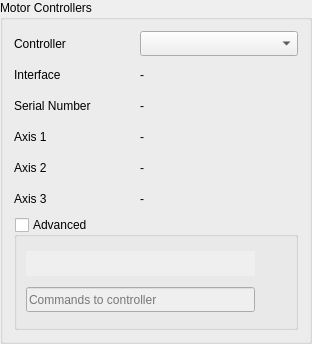
         <widget class="QGroupBox" name="groupControllers">
          <property name="sizePolicy">
           <sizepolicy hsizetype="Fixed" vsizetype="Fixed">
            <horstretch>0</horstretch>
            <verstretch>0</verstretch>
           </sizepolicy>
          </property>
          <property name="minimumSize">
           <size>
            <width>312</width>
            <height>344</height>
           </size>
          </property>
          <property name="maximumSize">
           <size>
            <width>312</width>
            <height>344</height>
           </size>
          </property>
          <property name="title">
           <string>Motor Controllers</string>
          </property>
          <layout class="QGridLayout" name="gridControllers_2">
           <item row="0" column="1">
            <widget class="QComboBox" name="comboController">
             <property name="sizePolicy">
              <sizepolicy hsizetype="Fixed" vsizetype="Fixed">
               <horstretch>0</horstretch>
               <verstretch>0</verstretch>
              </sizepolicy>
             </property>
             <property name="minimumSize">
              <size>
               <width>140</width>
               <height>25</height>
              </size>
             </property>
             <property name="maximumSize">
              <size>
               <width>160</width>
               <height>25</height>
              </size>
             </property>
             <property name="layoutDirection">
              <enum>Qt::LeftToRight</enum>
             </property>
            </widget>
           </item>
           <item row="7" column="1">
            <widget class="QLabel" name="lblAxis3Value">
             <property name="sizePolicy">
              <sizepolicy hsizetype="Fixed" vsizetype="Fixed">
               <horstretch>0</horstretch>
               <verstretch>0</verstretch>
              </sizepolicy>
             </property>
             <property name="minimumSize">
              <size>
               <width>140</width>
               <height>25</height>
              </size>
             </property>
             <property name="maximumSize">
              <size>
               <width>160</width>
               <height>25</height>
              </size>
             </property>
             <property name="text">
              <string>-</string>
             </property>
             <property name="alignment">
              <set>Qt::AlignLeading|Qt::AlignLeft|Qt::AlignVCenter</set>
             </property>
            </widget>
           </item>
           <item row="5" column="0">
            <widget class="QLabel" name="lblAxis1">
             <property name="sizePolicy">
              <sizepolicy hsizetype="Fixed" vsizetype="Fixed">
               <horstretch>0</horstretch>
               <verstretch>0</verstretch>
              </sizepolicy>
             </property>
             <property name="minimumSize">
              <size>
               <width>120</width>
               <height>25</height>
              </size>
             </property>
             <property name="maximumSize">
              <size>
               <width>120</width>
               <height>25</height>
              </size>
             </property>
             <property name="text">
              <string>Axis 1</string>
             </property>
            </widget>
           </item>
           <item row="5" column="1">
            <widget class="QLabel" name="lblAxis1Value">
             <property name="sizePolicy">
              <sizepolicy hsizetype="Fixed" vsizetype="Fixed">
               <horstretch>0</horstretch>
               <verstretch>0</verstretch>
              </sizepolicy>
             </property>
             <property name="minimumSize">
              <size>
               <width>140</width>
               <height>25</height>
              </size>
             </property>
             <property name="maximumSize">
              <size>
               <width>160</width>
               <height>25</height>
              </size>
             </property>
             <property name="text">
              <string>-</string>
             </property>
             <property name="alignment">
              <set>Qt::AlignLeading|Qt::AlignLeft|Qt::AlignVCenter</set>
             </property>
            </widget>
           </item>
           <item row="6" column="0">
            <widget class="QLabel" name="lblAxis2">
             <property name="sizePolicy">
              <sizepolicy hsizetype="Fixed" vsizetype="Fixed">
               <horstretch>0</horstretch>
               <verstretch>0</verstretch>
              </sizepolicy>
             </property>
             <property name="minimumSize">
              <size>
               <width>120</width>
               <height>25</height>
              </size>
             </property>
             <property name="maximumSize">
              <size>
               <width>120</width>
               <height>25</height>
              </size>
             </property>
             <property name="text">
              <string>Axis 2</string>
             </property>
            </widget>
           </item>
           <item row="6" column="1">
            <widget class="QLabel" name="lblAxis2Value">
             <property name="sizePolicy">
              <sizepolicy hsizetype="Fixed" vsizetype="Fixed">
               <horstretch>0</horstretch>
               <verstretch>0</verstretch>
              </sizepolicy>
             </property>
             <property name="minimumSize">
              <size>
               <width>140</width>
               <height>25</height>
              </size>
             </property>
             <property name="maximumSize">
              <size>
               <width>160</width>
               <height>25</height>
              </size>
             </property>
             <property name="text">
              <string>-</string>
             </property>
             <property name="alignment">
              <set>Qt::AlignLeading|Qt::AlignLeft|Qt::AlignVCenter</set>
             </property>
            </widget>
           </item>
           <item row="7" column="0">
            <widget class="QLabel" name="lblAxis3">
             <property name="sizePolicy">
              <sizepolicy hsizetype="Fixed" vsizetype="Fixed">
               <horstretch>0</horstretch>
               <verstretch>0</verstretch>
              </sizepolicy>
             </property>
             <property name="minimumSize">
              <size>
               <width>120</width>
               <height>25</height>
              </size>
             </property>
             <property name="maximumSize">
              <size>
               <width>120</width>
               <height>25</height>
              </size>
             </property>
             <property name="text">
              <string>Axis 3</string>
             </property>
            </widget>
           </item>
           <item row="8" column="0" colspan="2">
            <widget class="QGroupBox" name="groupContAdvanced">
             <property name="title">
              <string>Advanced</string>
             </property>
             <property name="checkable">
              <bool>true</bool>
             </property>
             <property name="checked">
              <bool>false</bool>
             </property>
             <layout class="QGridLayout" name="gridContAdvanced_2">
              <item row="0" column="0">
               <widget class="QLineEdit" name="dispContResult">
                <property name="minimumSize">
                 <size>
                  <width>0</width>
                  <height>25</height>
                 </size>
                </property>
                <property name="palette">
                 <palette>
                  <active>
                   <colorrole role="Text">
                    <brush brushstyle="SolidPattern">
                     <color alpha="255">
                      <red>0</red>
                      <green>0</green>
                      <blue>161</blue>
                     </color>
                    </brush>
                   </colorrole>
                  </active>
                  <inactive>
                   <colorrole role="Text">
                    <brush brushstyle="SolidPattern">
                     <color alpha="255">
                      <red>0</red>
                      <green>0</green>
                      <blue>161</blue>
                     </color>
                    </brush>
                   </colorrole>
                  </inactive>
                  <disabled>
                   <colorrole role="Text">
                    <brush brushstyle="SolidPattern">
                     <color alpha="255">
                      <red>139</red>
                      <green>142</green>
                      <blue>142</blue>
                     </color>
                    </brush>
                   </colorrole>
                  </disabled>
                 </palette>
                </property>
                <property name="focusPolicy">
                 <enum>Qt::NoFocus</enum>
                </property>
                <property name="toolTip">
                 <string>&lt;html&gt;&lt;head/&gt;&lt;body&gt;&lt;p&gt;Up arrow key picks up the previous command.&lt;/p&gt;&lt;p&gt;Down arrow key clears the current command.&lt;/p&gt;&lt;p&gt;Return or Enter key executes the current command&lt;/p&gt;&lt;/body&gt;&lt;/html&gt;</string>
                </property>
                <property name="frame">
                 <bool>false</bool>
                </property>
                <property name="readOnly">
                 <bool>true</bool>
                </property>
               </widget>
              </item>
              <item row="0" column="1">
               <widget class="QPushButton" name="pushContSend">
                <property name="sizePolicy">
                 <sizepolicy hsizetype="Fixed" vsizetype="Fixed">
                  <horstretch>0</horstretch>
                  <verstretch>0</verstretch>
                 </sizepolicy>
                </property>
                <property name="minimumSize">
                 <size>
                  <width>25</width>
                  <height>25</height>
                 </size>
                </property>
                <property name="maximumSize">
                 <size>
                  <width>25</width>
                  <height>25</height>
                 </size>
                </property>
                <property name="toolTip">
                 <string>Send Command to Controller. Do not read.</string>
                </property>
                <property name="text">
                 <string/>
                </property>
                <property name="icon">
                 <iconset resource="../include/icons.qrc">
                  <normaloff>:/icons/images/oneway.png</normaloff>:/icons/images/oneway.png</iconset>
                </property>
                <property name="iconSize">
                 <size>
                  <width>24</width>
                  <height>24</height>
                 </size>
                </property>
                <property name="flat">
                 <bool>true</bool>
                </property>
               </widget>
              </item>
              <item row="1" column="0">
               <widget class="QLineEdit" name="dispCont">
                <property name="minimumSize">
                 <size>
                  <width>0</width>
                  <height>25</height>
                 </size>
                </property>
                <property name="toolTip">
                 <string>&lt;html&gt;&lt;head/&gt;&lt;body&gt;&lt;p&gt;Up arrow key picks up the previous command.&lt;/p&gt;&lt;p&gt;Down arrow key clears the current command.&lt;/p&gt;&lt;p&gt;Return or Enter key executes the current command&lt;/p&gt;&lt;/body&gt;&lt;/html&gt;</string>
                </property>
                <property name="placeholderText">
                 <string>Commands to controller</string>
                </property>
               </widget>
              </item>
              <item row="1" column="1">
               <widget class="QPushButton" name="pushContSendRead">
                <property name="sizePolicy">
                 <sizepolicy hsizetype="Fixed" vsizetype="Fixed">
                  <horstretch>0</horstretch>
                  <verstretch>0</verstretch>
                 </sizepolicy>
                </property>
                <property name="minimumSize">
                 <size>
                  <width>25</width>
                  <height>25</height>
                 </size>
                </property>
                <property name="maximumSize">
                 <size>
                  <width>25</width>
                  <height>25</height>
                 </size>
                </property>
                <property name="toolTip">
                 <string>Send and read commands to controller. &lt;br&gt; You must be sure it can read, else server will wait for ever and think it is switched off.</string>
                </property>
                <property name="text">
                 <string/>
                </property>
                <property name="icon">
                 <iconset resource="../include/icons.qrc">
                  <normaloff>:/icons/images/twoway.png</normaloff>:/icons/images/twoway.png</iconset>
                </property>
                <property name="iconSize">
                 <size>
                  <width>24</width>
                  <height>24</height>
                 </size>
                </property>
                <property name="flat">
                 <bool>true</bool>
                </property>
               </widget>
              </item>
             </layout>
            </widget>
           </item>
           <item row="0" column="0">
            <widget class="QLabel" name="lblController">
             <property name="sizePolicy">
              <sizepolicy hsizetype="Fixed" vsizetype="Fixed">
               <horstretch>0</horstretch>
               <verstretch>0</verstretch>
              </sizepolicy>
             </property>
             <property name="minimumSize">
              <size>
               <width>120</width>
               <height>25</height>
              </size>
             </property>
             <property name="maximumSize">
              <size>
               <width>120</width>
               <height>25</height>
              </size>
             </property>
             <property name="text">
              <string>Controller</string>
             </property>
            </widget>
           </item>
           <item row="1" column="0">
            <widget class="QLabel" name="lblContInterface">
             <property name="sizePolicy">
              <sizepolicy hsizetype="Fixed" vsizetype="Fixed">
               <horstretch>0</horstretch>
               <verstretch>0</verstretch>
              </sizepolicy>
             </property>
             <property name="minimumSize">
              <size>
               <width>120</width>
               <height>25</height>
              </size>
             </property>
             <property name="maximumSize">
              <size>
               <width>120</width>
               <height>25</height>
              </size>
             </property>
             <property name="text">
              <string>Interface</string>
             </property>
            </widget>
           </item>
           <item row="1" column="1">
            <widget class="QLabel" name="lblContInterfaceValue">
             <property name="sizePolicy">
              <sizepolicy hsizetype="Fixed" vsizetype="Fixed">
               <horstretch>0</horstretch>
               <verstretch>0</verstretch>
              </sizepolicy>
             </property>
             <property name="minimumSize">
              <size>
               <width>140</width>
               <height>25</height>
              </size>
             </property>
             <property name="maximumSize">
              <size>
               <width>160</width>
               <height>25</height>
              </size>
             </property>
             <property name="text">
              <string>-</string>
             </property>
             <property name="alignment">
              <set>Qt::AlignLeading|Qt::AlignLeft|Qt::AlignVCenter</set>
             </property>
            </widget>
           </item>
           <item row="2" column="0">
            <widget class="QLabel" name="lblContSerialNumber">
             <property name="sizePolicy">
              <sizepolicy hsizetype="Fixed" vsizetype="Fixed">
               <horstretch>0</horstretch>
               <verstretch>0</verstretch>
              </sizepolicy>
             </property>
             <property name="minimumSize">
              <size>
               <width>120</width>
               <height>25</height>
              </size>
             </property>
             <property name="maximumSize">
              <size>
               <width>120</width>
               <height>25</height>
              </size>
             </property>
             <property name="text">
              <string>Serial Number</string>
             </property>
            </widget>
           </item>
           <item row="2" column="1">
            <widget class="QLabel" name="lblContSerialNumberValue">
             <property name="sizePolicy">
              <sizepolicy hsizetype="Fixed" vsizetype="Fixed">
               <horstretch>0</horstretch>
               <verstretch>0</verstretch>
              </sizepolicy>
             </property>
             <property name="minimumSize">
              <size>
               <width>140</width>
               <height>25</height>
              </size>
             </property>
             <property name="maximumSize">
              <size>
               <width>160</width>
               <height>25</height>
              </size>
             </property>
             <property name="text">
              <string>-</string>
             </property>
             <property name="alignment">
              <set>Qt::AlignLeading|Qt::AlignLeft|Qt::AlignVCenter</set>
             </property>
            </widget>
           </item>
          </layout>
         </widget>
